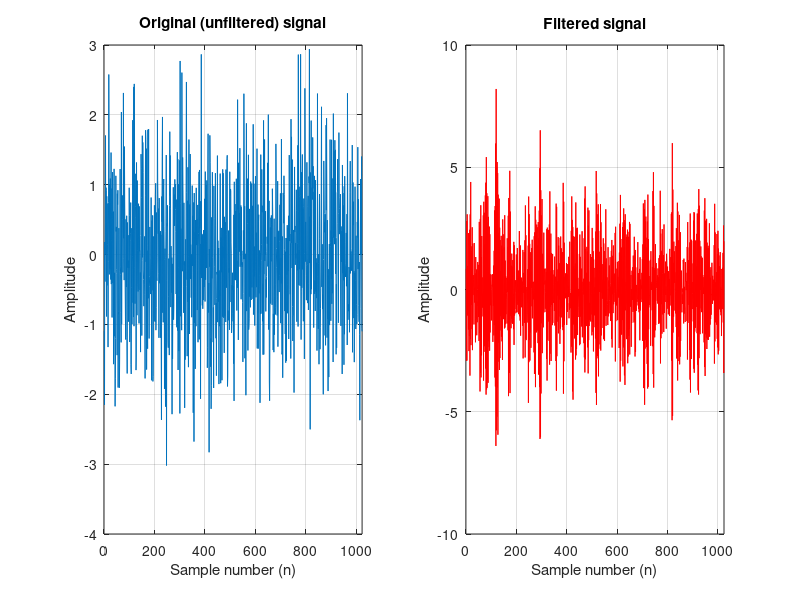

Write the MATLAB code that produced this figure. (Note: this script raises an error after producing the figure.)
clear all; close all; clc;


% Generate random samples
x = randn(1,1064);

% Filter them with given coefficients
y = filter(1, [1, 0.9], x);

% Cut off the first 40 samples (affected by transients in the filter)
x = x(41:end);
y = y(41:end);

subplot(1,2,1);
plot(x);
    xlim([0 1024])
    grid on;
    title('Original (unfiltered) signal');
    xlabel('Sample number (n)');
    ylabel('Amplitude');

subplot(1,2,2);
plot(y, 'red');
    xlim([0 1024])
    grid on;
    title('Filtered signal');
    xlabel('Sample number (n)');
    ylabel('Amplitude');


%% 3.2.1
    
figure;
[h,w] = freqz([1], [1 0.9], 512);
py = pgm(y);


%% 3.2.2
subplot(2,1,1);

plot(w/(2*pi),abs(h).^2)
hold on;

plot(w/(2*pi), py(1:512).', 'r');

% plot(w/(2*pi),abs(Pesty).^2, 'g');

    legend('Theoretical PSD', 'Periodogram', 'Location', 'NorthWest')
    grid on;
    xlabel('Normalised Frequency');
    ylabel('Amplitude');


%% 3.2.3
subplot(2,1,2)

plot(w/(2*pi),abs(h).^2)
hold on;

plot(w/(2*pi), py(1:512).', 'r');

% plot(w/(2*pi),abs(Pesty).^2, 'g');
legend('Theoretical PSD', 'Periodogram', 'Location', 'NorthWest')
    xlim([.4 .5]);
    grid on;
    xlabel('Normalised Frequency');
    ylabel('Amplitude')


%% 3.2.4

% Let's get our autocorrelation series
R = xcorr(y, 'unbiased');

% These are the two equations we need to work out our filter coefficients
% based on the sampele size, 1025 and 1024 are the right lag indexes
a1 = -R(1025)/R(1024);
var1 = R(1024) + a1*R(1025);

% Now we run a freq sweep with these parameters
P_est = freqz(var1, [1, a1], 512);

% and plot
figure;
plot(w/(2*pi),abs(P_est).^2, 'r', w/(2*pi), abs(h).^2)
    grid on
    xlabel('Normalised Frequency');
    ylabel('Amplitude');
    legend('Estimated PSD', 'Theoretical PSD', 'Location', 'NorthWest');
